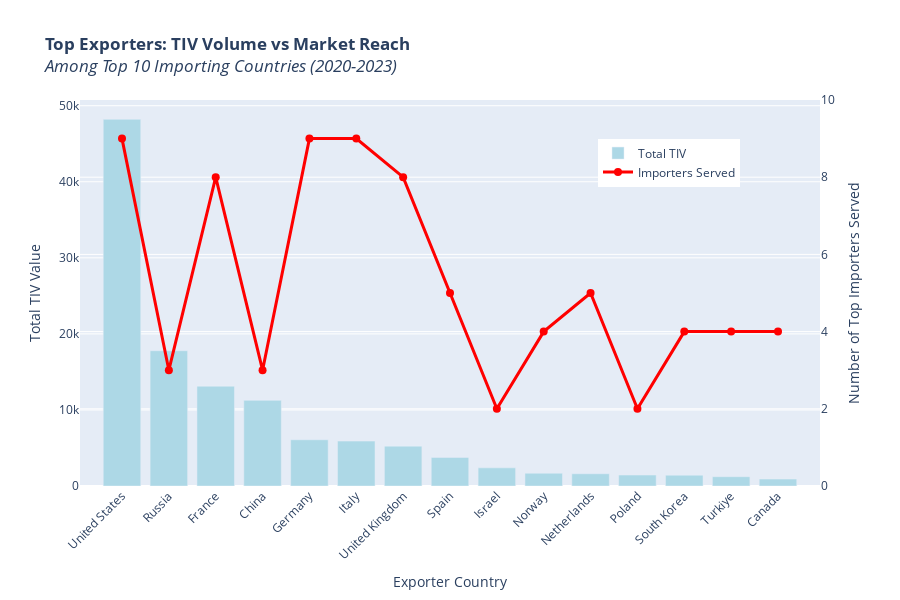

The notebook cell this image was saved under:
### Code cell
# Step 4: Create an enhanced version with additional metrics
print("\nCREATING ENHANCED EXPORTER ANALYSIS...")

# Calculate market share
total_tiv_top10 = supplier_analysis['tiv_total_order'].sum()
top_exporters_enhanced = supplier_analysis.head(15).copy()
top_exporters_enhanced['market_share'] = (top_exporters_enhanced['tiv_total_order'] / total_tiv_top10) * 100
top_exporters_enhanced = top_exporters_enhanced.reset_index()

# Create enhanced visualization
fig_enhanced = go.Figure()

# Add bar for TIV values
fig_enhanced.add_trace(go.Bar(
    x=top_exporters_enhanced['supplier_country'],
    y=top_exporters_enhanced['tiv_total_order'],
    name='Total TIV',
    marker_color='lightblue',
    hovertemplate="<b>%{x}</b><br>Total TIV: %{y:,.0f}<br>Market Share: %{customdata:.1f}%<extra></extra>",
    customdata=top_exporters_enhanced['market_share']
))

# Add line for number of importers served (secondary axis)
fig_enhanced.add_trace(go.Scatter(
    x=top_exporters_enhanced['supplier_country'],
    y=top_exporters_enhanced['top_importers_served'],
    name='Importers Served',
    mode='lines+markers',
    yaxis='y2',
    line=dict(color='red', width=3),
    marker=dict(size=8),
    hovertemplate="Importers Served: %{y}<extra></extra>"
))

# Update layout for dual axes
fig_enhanced.update_layout(
    title='<b>Top Exporters: TIV Volume vs Market Reach</b><br><i>Among Top 10 Importing Countries (2020-2023)</i>',
    xaxis=dict(title='Exporter Country', tickangle=-45),
    yaxis=dict(title='Total TIV Value', side='left'),
    yaxis2=dict(
        title='Number of Top Importers Served',
        side='right',
        overlaying='y',
        range=[0, top_exporters_enhanced['top_importers_served'].max() + 1]
    ),
    height=600,
    legend=dict(x=0.70, y=0.90)
)

print("Displaying enhanced exporter analysis...")
fig_enhanced.show()

### Figure 1 — Plotly figure (JSON) as saved in the notebook; plotly's stock layout.template omitted (floating-point values rounded to 4 significant figures)
{"data": [{"customdata": [38.25, 14.11, 10.41, 8.931, 4.825, 4.685, 4.158, 2.984, 1.895, 1.328, 1.275, 1.142, 1.127, 0.9702, 0.726], "hovertemplate": "<b>%{x}</b><br>Total TIV: %{y:,.0f}<br>Market Share: %{customdata:.1f}%<extra></extra>", "marker": {"color": "lightblue"}, "name": "Total TIV", "type": "bar", "x": ["United States", "Russia", "France", "China", "Germany", "Italy", "United Kingdom", "Spain", "Israel", "Norway", "Netherlands", "Poland", "South Korea", "Turkiye", "Canada"], "y": [48220.0, 17780.0, 13120.0, 11260.0, 6082.0, 5906.0, 5242.0, 3762.0, 2389.0, 1674.0, 1608.0, 1439.0, 1420.0, 1223.0, 915.2]}, {"hovertemplate": "Importers Served: %{y}<extra></extra>", "line": {"color": "red", "width": 3}, "marker": {"size": 8}, "mode": "lines+markers", "name": "Importers Served", "type": "scatter", "x": ["United States", "Russia", "France", "China", "Germany", "Italy", "United Kingdom", "Spain", "Israel", "Norway", "Netherlands", "Poland", "South Korea", "Turkiye", "Canada"], "y": [9, 3, 8, 3, 9, 9, 8, 5, 2, 4, 5, 2, 4, 4, 4], "yaxis": "y2"}], "layout": {"height": 600, "legend": {"x": 0.7, "y": 0.9}, "title": {"text": "<b>Top Exporters: TIV Volume vs Market Reach</b><br><i>Among Top 10 Importing Countries (2020-2023)</i>"}, "xaxis": {"tickangle": -45, "title": {"text": "Exporter Country"}}, "yaxis": {"side": "left", "title": {"text": "Total TIV Value"}}, "yaxis2": {"overlaying": "y", "range": [0, 10], "side": "right", "title": {"text": "Number of Top Importers Served"}}}}
